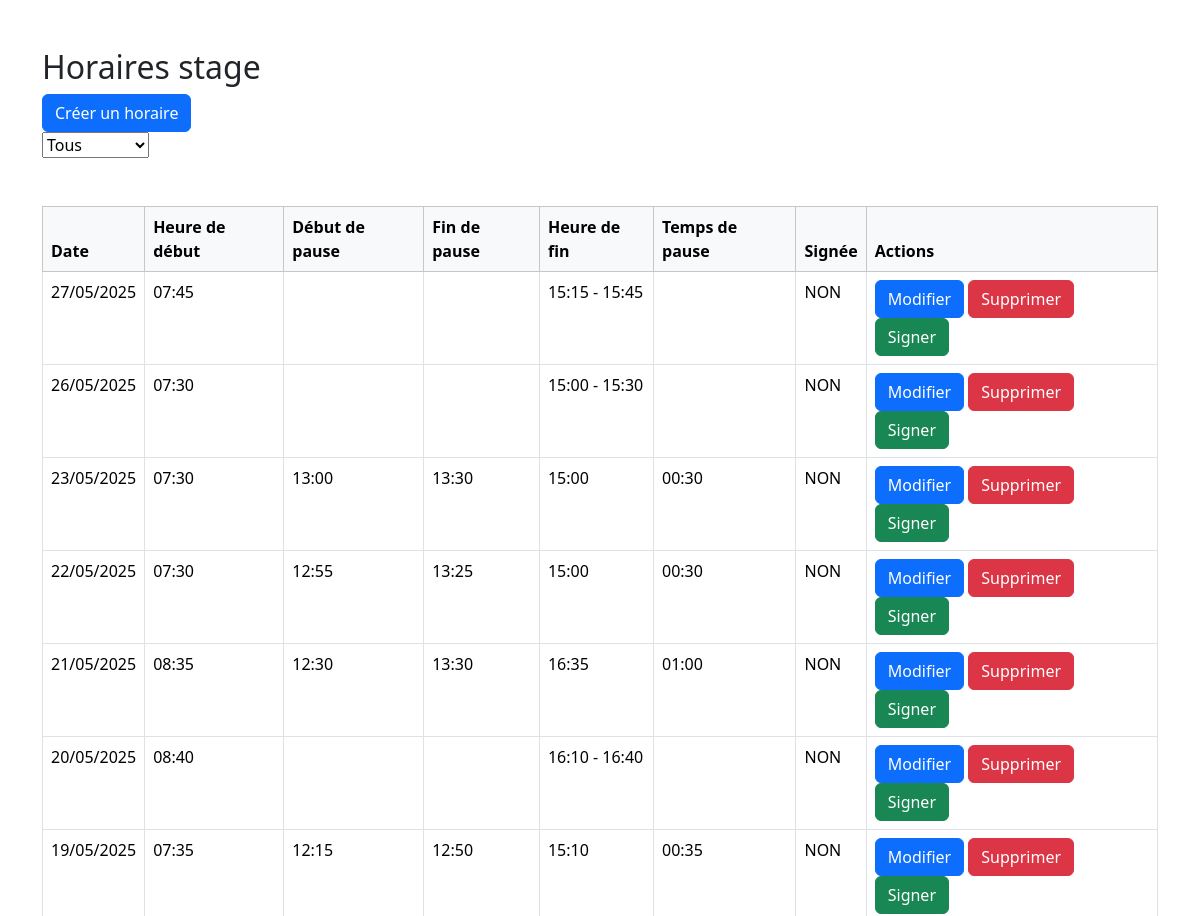
Before: / (upper part) with the older database file.
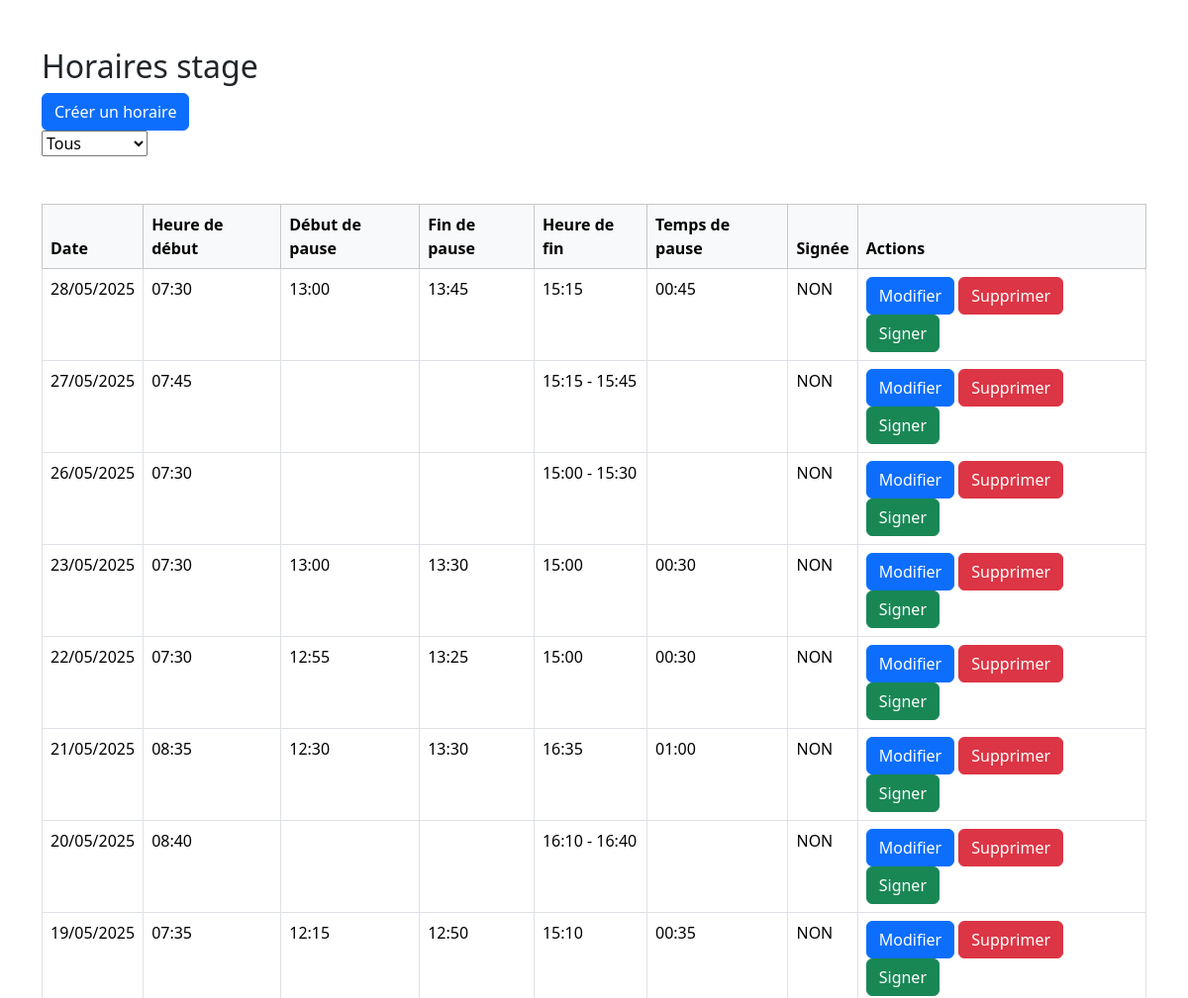
After: the same page with the newer database file.
### tables this page shows
CREATE TABLE `horaire` (
  `idHoraire` int(11) NOT NULL AUTO_INCREMENT,
  `dateHoraire` date NOT NULL,
  `heureDebut` time NOT NULL,
  `heureDebutPause` time NOT NULL,
  `heureFinPause` time NOT NULL,
  `tempsPause` time NOT NULL,
  `heureFin` time NOT NULL,
  `signature` tinyint(1) NOT NULL,
  PRIMARY KEY (`idHoraire`),
  UNIQUE KEY `dateHoraire` (`dateHoraire`)
);

### index.php (the view, shortened to what this page needs)
<?php
include 'config.php';
?>
<!DOCTYPE html>
<html>
<head>
    <link href="https://cdn.jsdelivr.net/npm/bootstrap@5.3.5/dist/css/bootstrap.min.css" rel="stylesheet">
</head>
<body>
<div class="container my-5">
    <h2> Horaires stage </h2>
    <a class="btn btn-primary" href="createHoraire.php">Créer un horaire</a>
    <form class="d-flex" action="index.php" method="post" onchange="this.submit()">
        <select name="tri" id="tri">
            <option value="all" <?php if($_SESSION["selectInForm"] == 3) echo'selected';?> >Tous</option>
        </select>
    </form>
    <br>
    <br>
    <table class="table table-bordered table-hover">
        <thead class="table-light">
            <tr>
                <th>Date</th>
                <th>Heure de début</th>
                <th>Début de pause</th>
                <th>Fin de pause</th>
                <th>Heure de fin</th>
                <th>Temps de pause</th>
                <th>Signée </th>
                <th>Actions</th>
            </tr>
        </thead>
        <tbody>
            <?php
                $sql = "CREATE DATABASE IF NOT EXISTS horairesstage";
                if($conn->query($sql) === TRUE){
                    $conn->select_db('horairesstage');
                }
                $sql = "SELECT * FROM horaire ORDER BY dateHoraire DESC";
                $result = $conn->query($sql);
                while($row = $result->fetch_assoc()){
                    $heureDebut = new DateTime($row['heureDebut']);
                    $heureDebutPause = new DateTime($row['heureDebutPause']);
                    $heureFinPause = new DateTime($row['heureFinPause']);
                    $tempsPause = new DateTime($row['tempsPause']);
                    $heureFin = new DateTime($row['heureFin']);
                    $dateHoraire = new DateTime($row['dateHoraire']);
                    if($heureDebutPause->format('H:i') == '00:00'){
                        $heureDebutPause = "";
                    }
                    if($heureFinPause->format('H:i') == '00:00'){
                        $heureFinPause = "";
                    }
                    if($tempsPause->format('H:i') == '00:00'){
                        $tempsPause = "";
                    }
                    if($heureFin->format('H:i') == '00:00'){
                        $heureFin = "";
                    }
                    echo "
                        <tr>
                            <td>".$dateHoraire->format('d/m/Y')."</td>
                    <td>".$heureDebut->format('H:i')."</td>";
                    if(!empty($heureDebutPause)){
                        echo "<td>".$heureDebutPause->format('H:i')."</td>";
                    }
                    else{
                        echo "<td></td>";
                    }
                    if(!empty($heureFinPause)){
                        echo "<td>".$heureFinPause->format('H:i')."</td>";
                    }
                    else{
                        echo "<td></td>";
                    }
                    if(!empty($heureFin)){
                        echo "<td>".$heureFin->format('H:i')."</td>";
                    }
                    else{
                        $heureFinTempDebut = clone $heureDebut;
                        $heureFinTempDebut->add(new DateInterval('PT7H30M'));
                        $heureFinTempFin = clone $heureDebut;
                        $heureFinTempFin->add(new DateInterval('PT8H'));
                        echo "<td>".$heureFinTempDebut->format('H:i')." - ".$heureFinTempFin->format('H:i')."</td>";
                    }
                    if(!empty($tempsPause)){
                        echo "<td>".$tempsPause->format('H:i')."</td>";
                    }
                    else{
                        echo "<td></td>";
                    }
                    if($row['signature'] == 1){
                        echo "<td>OUI</td>";
                        echo " <td></td>";
                    }
                    else{
                        echo "<td>NON</td>";
                        echo "
                    <td>
                        <form action='editHoraire.php' method='get' class='d-inline'>
                        <input type='hidden' name='idHoraire' value='".$row['idHoraire']."'>
                        <input type='submit' class='btn btn-primary' value='Modifier'>
                        </form>
                        <form action='deleteHoraire.php' method='post' class='d-inline delete-form'>
                        <input type='hidden' name='idHoraire' value='".$row['idHoraire']."'>
                        <input type='submit' class='btn btn-danger' value='Supprimer'>
                        </form>
                        <form action='signHoraire.php' method='post' class='d-inline sign-form'>
                        <input type='hidden' name='idHoraire' value='".$row['idHoraire']."'>
                        <input type='submit' class='btn btn-success' value='Signer'>
                        </form>
                    </td>";
                    }
                    echo "</tr>";
                }
            ?>
        </tbody>
    </table>
</div>

Changed rows visible on the page:
added horaire: dateHoraire "28/05/2025", heureDebut "07:30", heureDebutPause "13:00", heureFinPause "13:45", heureFin "15:15", tempsPause "00:45"
